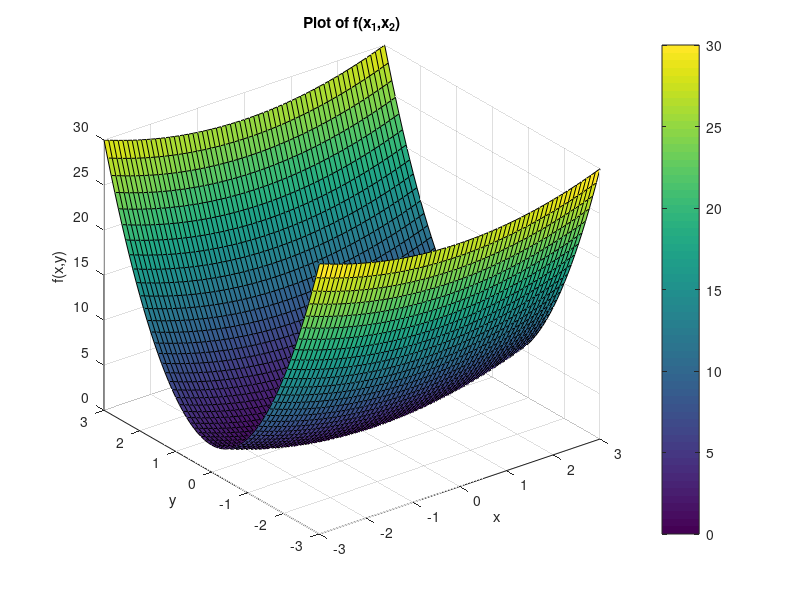

Write MATLAB code to recreate this figure.
clear; close all;
[X, Y] = meshgrid(-3:0.1:3, -3:0.1:3);
Z = (1/3)*X.^2 + 3*Y.^2;
figure;
set(gcf, 'Color', 'w');
surf(X, Y, Z);
xlabel('x'); ylabel('y'); zlabel('f(x,y)');
title('Plot of f(x_1,x_2)');
colorbar;
